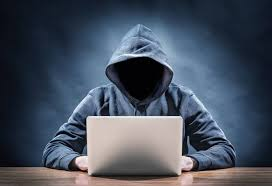
//> input picture exercicios/img/hacker.jpg, 272 x 186 px
$ ./main ../exercicios/img/hacker.jpg   (built with g++ and OpenCV 4)
//> lines starting //> are read from the running program, lines starting //| are printed output that depends on the picture; after the words box and inside, x2 and y2 are one past the last pixel; in counts of white or black regions, pixels touching at a corner belong together
#include <iostream>
#include <opencv2/opencv.hpp>

int main(int argc, char **argv)
{
    cv::Mat image, realce;
    int width, height;
    int nobjects = 0;

    cv::Point p;
    image = cv::imread(argv[1], cv::IMREAD_GRAYSCALE);
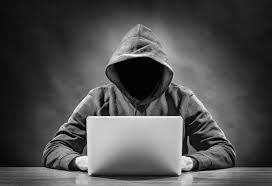
//> image: 186 rows x 272 cols, CV_8UC1; min 0, max 255, mean 78.1

    if (!image.data)
    {
        std::cout << "imagem nao carregou corretamente\n";
        return (-1);
    }

    width = image.cols;
//> width = 272
    height = image.rows;
//> height = 186
    std::cout << width << "x" << height << std::endl;
//| 272x186

    p.x = 0;
    p.y = 0;

    // busca objetos presentes
    for (int i = 0; i < height; i++)
    {
        for (int j = 0; j < width; j++)
        {
            if (image.at<uchar>(i, j) == 255)
            {
                // achou um objeto
                nobjects++;
                p.y = i;
                p.x = j;

                // preenche o objeto com o contador
                cv::floodFill(image, p, nobjects);
            }
            // segue para procurar o proximo pixel branco
        }
    }
//> this loop made 186 passes
//> nobjects on passes 1 to 3: 0, 0, 0
//> image: 186 rows x 272 cols, CV_8UC1; 1 pixels changed, all inside (x1, y1, x2, y2) = (136, 55, 137, 56)
//> after the loop, nobjects = 1

    cv::equalizeHist(image, realce);
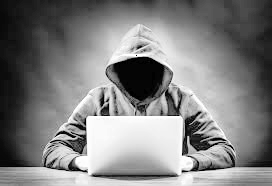
//> realce: 186 rows x 272 cols, CV_8UC1; min 0, max 255, mean 127.8
    cv::imwrite("rotulada.png", image);
    cv::imwrite("rotulada_equalizada.png", realce);
    std::cout << "Numero de bolhas: " << nobjects << std::endl;
//| Numero de bolhas: 1

    return 1;
}
